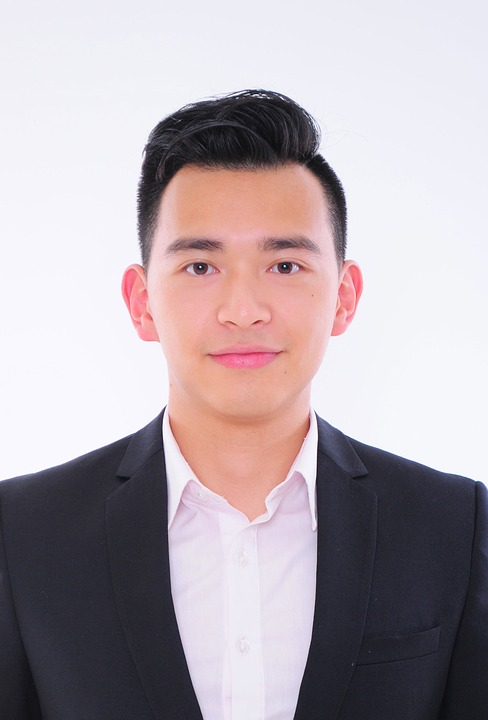
#> input picture man.jpg, 488 x 720 px, given in place of the camera
$ python live_mosaic.py
#> lines starting #> are read from the running program, lines starting #| are printed output that depends on the picture; after the words box and inside, x2 and y2 are one past the last pixel; in counts of white or black regions, pixels touching at a corner belong together
import numpy as np
import cv2

xml = 'haarcascades/haarcascade_frontalface_default.xml'
face_cascade = cv2.CascadeClassifier(xml)

cap = cv2.VideoCapture(0) # 노트북 웹캠을 카메라로 사용
cap.set(3,640) # 너비
cap.set(4,480) # 높이

while(True):
    ret, frame = cap.read()
#> frame is the input picture: shape (720, 488, 3); mean B, G, R 172.4, 166.7, 177.4
    frame = cv2.flip(frame, 1) # 좌우 대칭
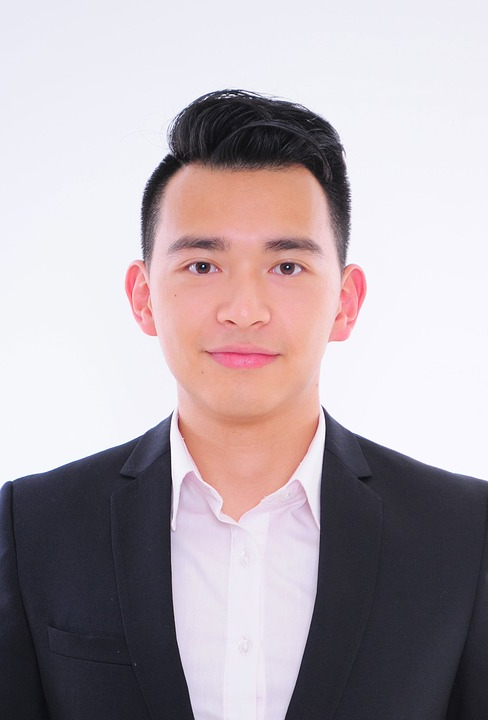
#> frame: shape (720, 488, 3); mean B, G, R 172.4, 166.7, 177.4
    gray = cv2.cvtColor(frame, cv2.COLOR_BGR2GRAY)
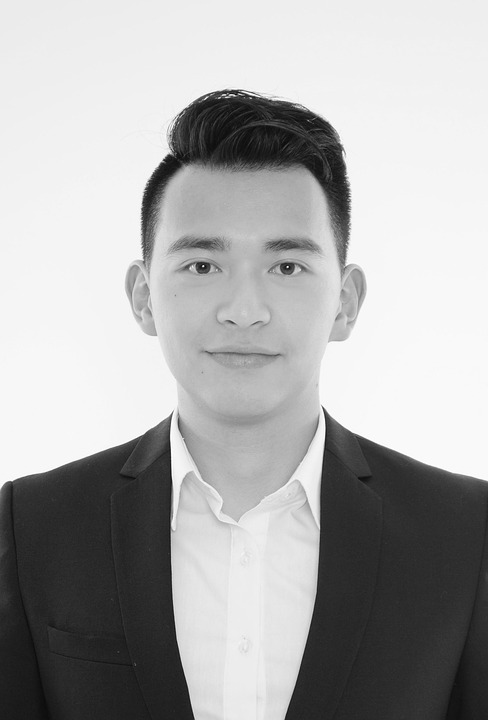
#> gray: shape (720, 488); min 7, max 255, mean 170.5

    faces = face_cascade.detectMultiScale(gray,1.05,5)
#> faces = [[122, 166, 248, 248]]
    print("Number of faces detected: " + str(len(faces)))
#| Number of faces detected: 1

    if len(faces):
        for (x,y,w,h) in faces:
            face_img = frame[y:y+h, x:x+w] # 인식된 얼굴 이미지 crop
            face_img = cv2.resize(face_img, dsize=(0, 0), fx=0.04, fy=0.04) # 축소
            face_img = cv2.resize(face_img, (w, h), interpolation=cv2.INTER_AREA) # 확대
            frame[y:y+h, x:x+w] = face_img # 인식된 얼굴 영역 모자이크 처리
#> this loop made 1 pass
#> pass 1, `face_img = frame[y:y+h, x:x+w]`:
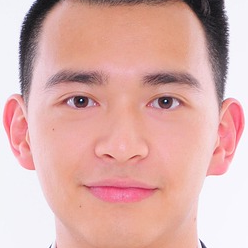
#> face_img: shape (248, 248, 3); mean B, G, R 170.6, 175, 219.9
#> pass 1, `face_img = cv2.resize(face_img, (w, h), interpolation=cv2.INTER_AREA)`:
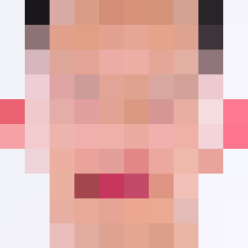
#> face_img: shape (248, 248, 3); mean B, G, R 172.7, 177, 224.1
#> after the loop:
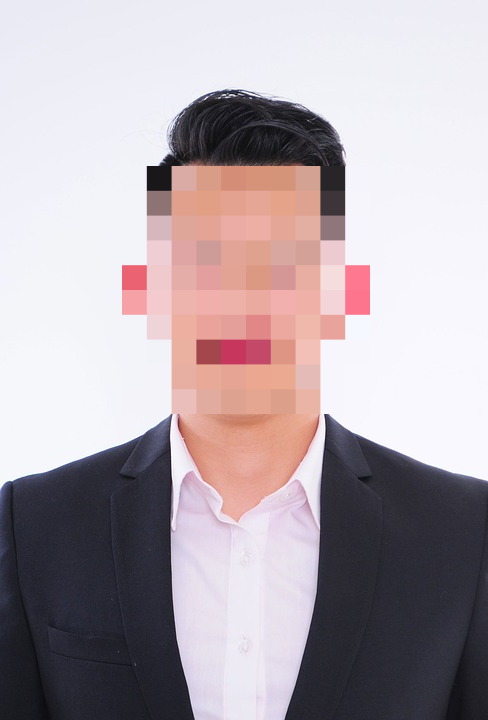
#> frame: shape (720, 488, 3); 15.8% of pixels changed, all inside (x1, y1, x2, y2) = (122, 166, 370, 414)

    cv2.imshow('result', frame)

    k = cv2.waitKey(30) & 0xff
#> (key Esc is pressed here)
    if k == 27: # Esc 키를 누르면 종료
        break

cap.release()
cv2.destroyAllWindows()
